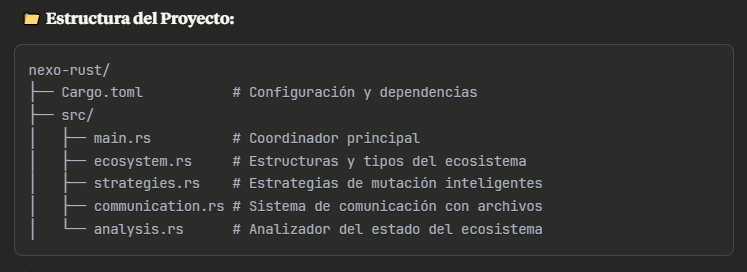
#> input picture Nexo/SEEME.png, 747 x 272 px; its folder holds only this picture in this run
$ python -i hausdorff_extractor.py   (imports and definitions only)
#> lines starting #> are read from the running program, lines starting #| are printed output that depends on the picture; after the words box and inside, x2 and y2 are one past the last pixel; in counts of white or black regions, pixels touching at a corner belong together
#> further down, picture is the input picture: shape (272, 747, 3); mean B, G, R 46.7, 48.2, 47.9
import cv2
import numpy as np
from typing import Dict, Any, Tuple
import logging

logger = logging.getLogger(__name__)

class HausdorffDimensionExtractor:
    """
    Extractor de dimensión de Hausdorff usando el método box-counting.

    La dimensión de Hausdorff es fundamental para caracterizar fractales,
    ya que mide cómo la complejidad geométrica escala con la resolución.
    """

    # [244 lines left out: functions __init__, _prepare_binary_image, _box_counting, _calculate_hausdorff_dimension, _calculate_local_dimensions, extract and 1 more, not called in this run]

# Extractor de contornos mejorado
class ContourAnalysisExtractor:
    """
    Extractor especializado en análisis de contornos para patrones fractales.
    """

    def __init__(self, min_contour_area: int = 50):
        """
        Args:
            min_contour_area: Área mínima para considerar un contorno
        """
        self.min_contour_area = min_contour_area

    def extract(self, image: np.ndarray) -> Dict[str, Any]:
        """
        Extrae características de contornos.

        Args:
            image: Imagen en escala de grises

        Returns:
            Dict con características de contornos
        """
        try:
            # Preparar imagen para análisis de contornos
            blurred = cv2.GaussianBlur(image, (3, 3), 0)
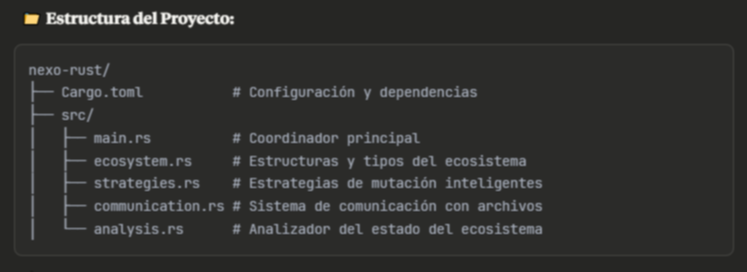
#> blurred: shape (272, 747, 3); mean B, G, R 46.7, 48.2, 48
            edges = cv2.Canny(blurred, 50, 150)
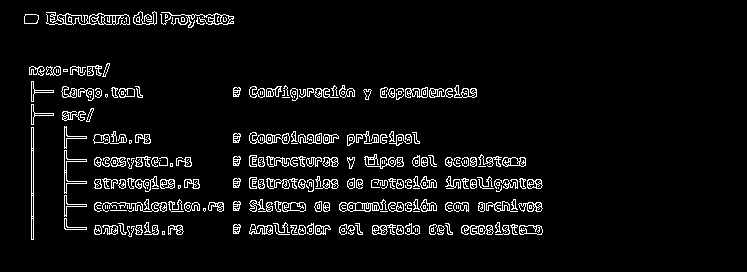
#> edges: shape (272, 747); 5.5% white in thin lines or dots, all inside (x1, y1, x2, y2) = (24, 11, 543, 240)

            # Encontrar contornos
            contours, _ = cv2.findContours(edges, cv2.RETR_EXTERNAL, cv2.CHAIN_APPROX_SIMPLE)
#> contours = 234 contours, 115 with area under 20; largest, box (x1, y1, x2, y2) and area: (339, 199, 387, 212) 295, (46, 12, 130, 25) 260, (249, 132, 290, 144) 234, (31, 127, 34, 240) 224, (274, 201, 306, 212) 222

            if not contours:
                return self._empty_contour_features()

            # Filtrar contornos por área
            valid_contours = [c for c in contours if cv2.contourArea(c) >= self.min_contour_area]
#> valid_contours = 85 contours; largest, box (x1, y1, x2, y2) and area: (339, 199, 387, 212) 295, (46, 12, 130, 25) 260, (249, 132, 290, 144) 234, (31, 127, 34, 240) 224, (274, 201, 306, 212) 222

            if not valid_contours:
                return self._empty_contour_features()

            # Análisis de contornos
            features = self._analyze_contours(valid_contours, image.shape)

            return features

        except Exception as e:
            logger.error(f"Error en análisis de contornos: {e}")
            return self._empty_contour_features()

    # [13 lines left out: function _empty_contour_features, not called in this run]

    def _analyze_contours(self, contours: list, image_shape: Tuple[int, int]) -> Dict[str, Any]:
        """
        Analiza lista de contornos válidos.

        Args:
            contours: Lista de contornos
            image_shape: Forma de la imagen

        Returns:
            Dict con características de contornos
        """
#> called with image_shape = (272, 747, 3)
        areas = []
        perimeters = []
        circularities = []
        convexities = []
        aspect_ratios = []

        total_perimeter = 0.0

        for contour in contours:
            # Área y perímetro
            area = cv2.contourArea(contour)
            perimeter = cv2.arcLength(contour, True)

            if area > 0 and perimeter > 0:
                areas.append(area)
                perimeters.append(perimeter)
                total_perimeter += perimeter

                # Circularidad: 4π*área/perímetro²
                circularity = 4 * np.pi * area / (perimeter ** 2)
                circularities.append(circularity)

                # Convexidad: área/área_convexa
                hull = cv2.convexHull(contour)
                hull_area = cv2.contourArea(hull)
                if hull_area > 0:
                    convexity = area / hull_area
                    convexities.append(convexity)

                # Relación de aspecto
                rect = cv2.minAreaRect(contour)
                width, height = rect[1]
                if height > 0:
                    aspect_ratio = width / height
                    aspect_ratios.append(aspect_ratio)
#> this loop made 85 passes
#> (area, perimeter, total_perimeter, circularity, hull, hull_area, convexity, rect) on pass 64: (224, 228, 5216.8, 0.0541, [[33, 127], [33, 239], [31, 239], [31, 127]], 224, 1, ((32, 183), (112, 2), -90))
#> (area, perimeter, total_perimeter, circularity, hull_area, convexity, rect, width) on passes 1 to 6: (181.5, 63.56, 63.56, 0.565, 201.5, 0.901, ((530.5, 229.5), (9, 23), -90), 9), (130, 167.2, 230.8, 0.0584, 277, 0.469, ((477, 229.5), (9, 32), -90), 9), (55.5, 29.07, 259.8, 0.825, 57.5, 0.965, ((399.5, 229.5), (9, 7), -90), 9), (97, 48.97, 308.8, 0.508, 119, 0.815, ((322.5, 229.5), (9, 15), -90), 9), (62, 95.94, 404.7, 0.0846, 127.5, 0.486, ((297.5, 229.5), (9, 15), -90), 9), (87, 57.8, 462.5, 0.327, 127.5, 0.682, ((175.5, 229.5), (9, 15), -90), 9)

        # Calcular métricas agregadas
        contour_count = len(contours)
        avg_area = np.mean(areas) if areas else 0.0

        # Complejidad basada en la relación perímetro/área
        if areas and perimeters:
            complexity = np.mean([p / np.sqrt(a) for p, a in zip(perimeters, areas)])
        else:
            complexity = 0.0

        return {
            'contour_count': contour_count,
            'total_perimeter': total_perimeter,
            'avg_area': avg_area,
            'contour_complexity': complexity,
            'circularity_mean': np.mean(circularities) if circularities else 0.0,
            'circularity_std': np.std(circularities) if circularities else 0.0,
            'convexity_mean': np.mean(convexities) if convexities else 0.0,
            'aspect_ratio_mean': np.mean(aspect_ratios) if aspect_ratios else 0.0,
            'contour_hierarchy_depth': self._estimate_hierarchy_depth(contours, image_shape)
        }

    def _estimate_hierarchy_depth(self, contours: list, image_shape: Tuple[int, int]) -> int:
        """
        Estima la profundidad jerárquica de los contornos.

        Args:
            contours: Lista de contornos
            image_shape: Forma de la imagen

        Returns:
            Profundidad estimada
        """
#> called with image_shape = (272, 747, 3)
        if len(contours) <= 1:
            return 0

        # Ordenar contornos por área (mayor a menor)
        sorted_contours = sorted(contours, key=cv2.contourArea, reverse=True)

        # Contar niveles de anidamiento aproximados
        hierarchy_levels = 0

        for i, outer_contour in enumerate(sorted_contours[:-1]):
            for inner_contour in sorted_contours[i+1:]:
                # Verificar si un contorno está dentro de otro
                if self._is_contour_inside(inner_contour, outer_contour):
                    hierarchy_levels = max(hierarchy_levels, i + 1)
                    break
#> this loop made 84 passes
#> outer_contour on pass 4: [[31, 127], [31, 239], [33, 239], [33, 127]]

        return hierarchy_levels

    def _is_contour_inside(self, inner_contour: np.ndarray, outer_contour: np.ndarray) -> bool:
        """
        Verifica si un contorno está dentro de otro.

        Args:
            inner_contour: Contorno interior
            outer_contour: Contorno exterior

        Returns:
            True si inner_contour está dentro de outer_contour
        """
        try:
            # Tomar un punto del contorno interior
            if len(inner_contour) > 0:
                # CORRECCIÓN: Convertir explícitamente a tipos correctos
                test_point = tuple(map(float, inner_contour[0][0]))

                # Usar pointPolygonTest para verificar si está dentro
                result = cv2.pointPolygonTest(outer_contour, test_point, False)
                return result >= 0
            return False
        except Exception as e:
            logger.error(f"Error verificando contorno interno: {e}")
            return False

>>> import cv2
>>> picture = cv2.imread('../../Nexo/SEEME.png')
>>> result = ContourAnalysisExtractor().extract(picture)
